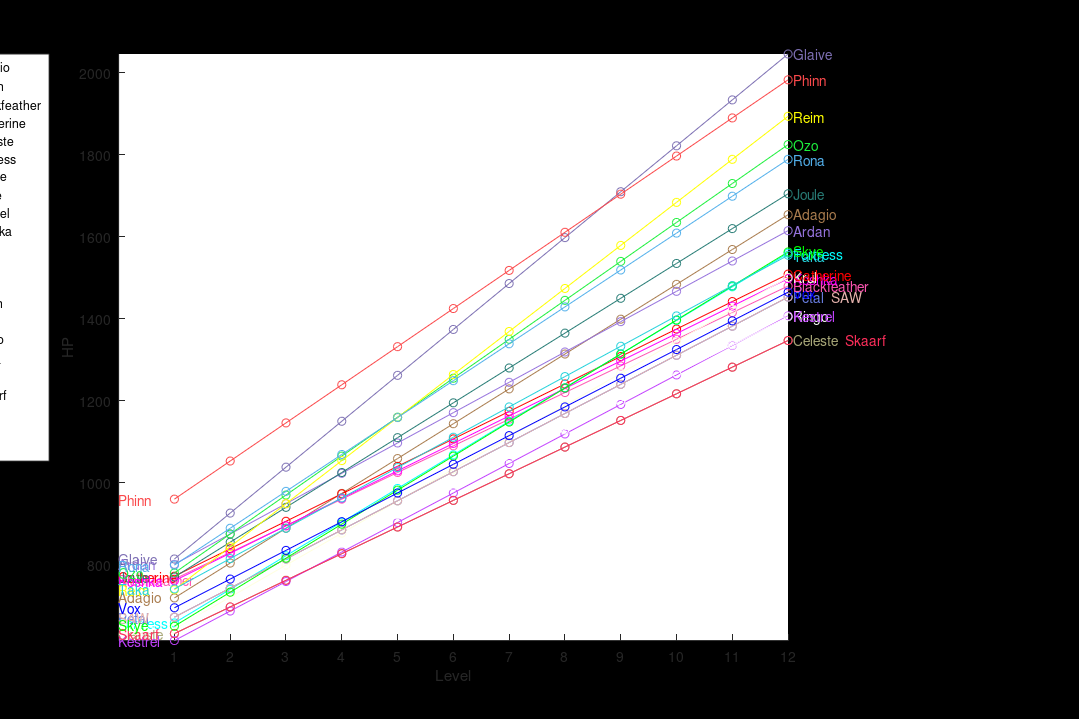
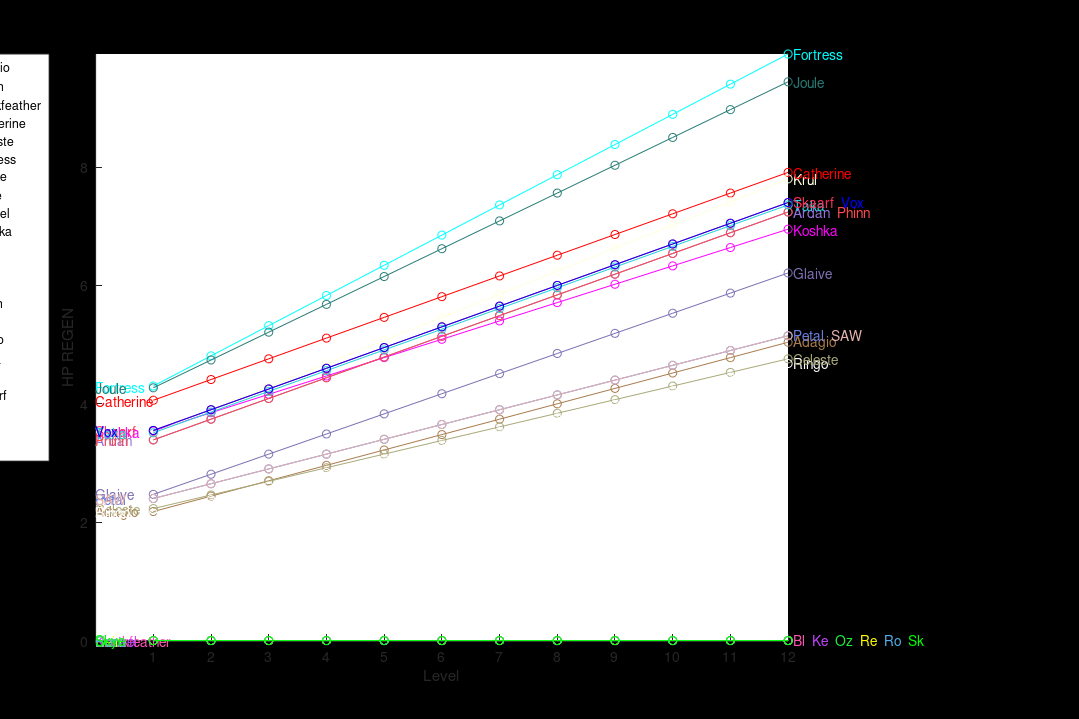
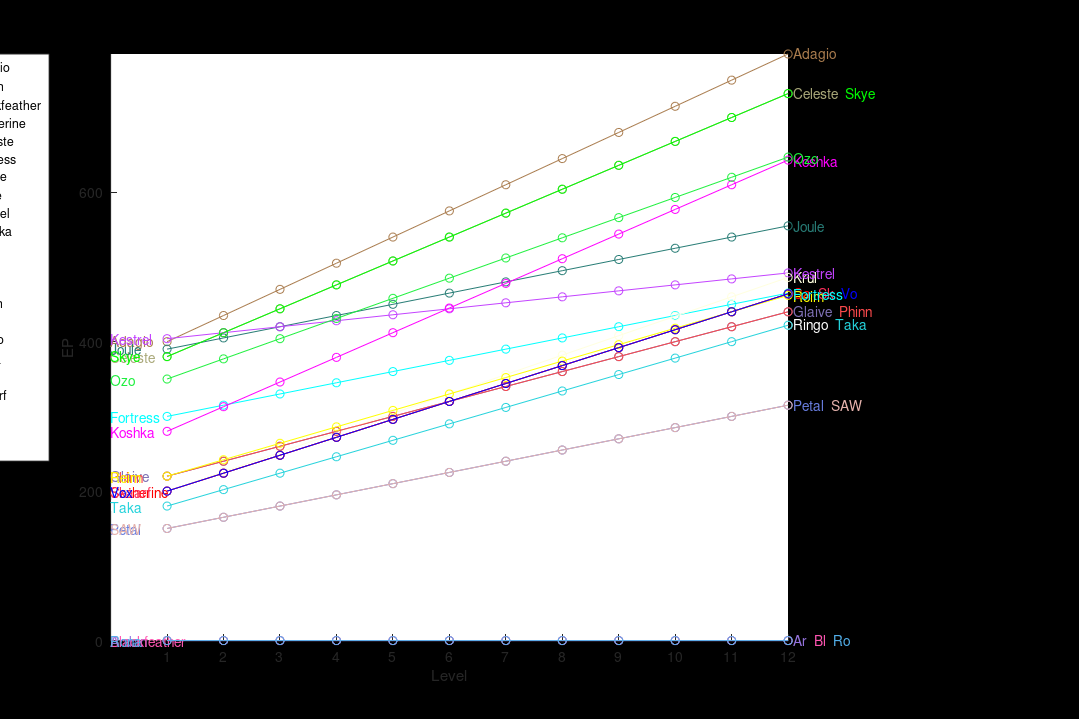
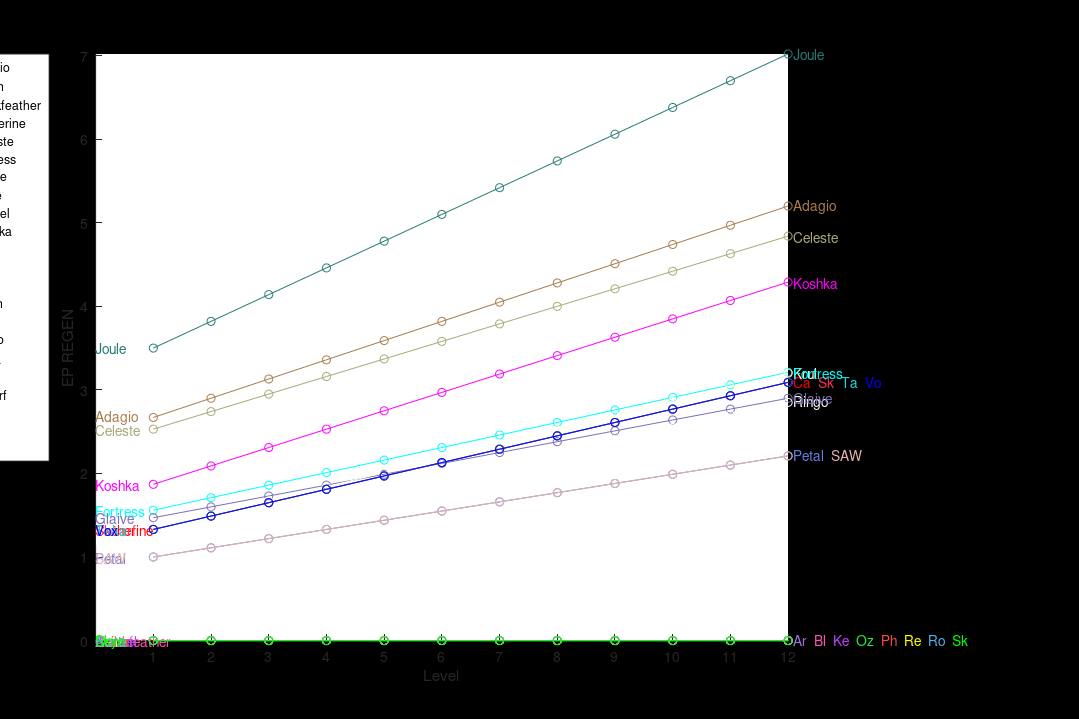

The MATLAB source for these figures, in order:
% Constants
VERSION = 1.15;
NUM_STATS = 10;
NUM_LEVELS = 12;
GRAPH_WIDTH = 1080;
GRAPH_HEIGHT = 720;
DELIM = ' ';

% Parse info
fid = fopen('HeroStats.txt', 'r');
names = {};
stats = double(zeros(1,NUM_STATS));
increments = double(zeros(1,NUM_STATS));
counter = 1;
while ~feof(fid)
   line = fgetl(fid);
   line = strsplit(line, DELIM);
   % save name
   names{counter} = line{1};
   % save stats and increments
   len = length(line);
   stats(counter,:) = str2double(line(2:2:len));
   increments(counter,:) = str2double(line(3:2:len));
   counter = counter + 1;
end
fclose(fid);

% Plot graphs
close all
titles = {'HP', 'HP REGEN', 'EP', 'EP REGEN', 'WEAPON DAMAGE', 'ATTACK SPEED', ...
    'ARMOR', 'SHIELD', 'ATTACK RANGE', 'MOVE SPEED'};
numHeroes = length(names);
numStats = length(stats(1,:));
% Randomly generate one color to represent each hero
% Since background will be black, slightly skew the random color generation
% and use a set of predefined colors to boost readability
predefinedColors = [1,0,0;0,1,0;0,0,1;1,1,0;0,1,1;1,0,1;1,1,1];
colors = min(0.1+rand(numHeroes,3),1);
predefColorAssignments = randperm(numHeroes);
colors(predefColorAssignments(1:length(predefinedColors)),:) = predefinedColors;

% Plot growable stats as line graphs
for i = 1:numStats-2
    fig = figure;
    whitebg(fig, 'k')
    set(fig, 'Position', [0 0 GRAPH_WIDTH GRAPH_HEIGHT]);
    set(gca, 'OuterPosition', [-0.075 0 0.9 1]) % move plot left in window
    title(['Vainglory ' num2str(VERSION) ' Hero ', titles{i}, ...
        ' Comparison Graph \fontsize{10}by k3tchup'], 'FontSize', 15)
    hold on
    minVal = inf;
    maxVal = -inf;
    maxes = zeros(numHeroes,1);
    sortedNames = {}; % a cell array of cell array of names
    for r = 1:numHeroes
        if increments(r,i) > 0
            progress = stats(r,i):increments(r,i):stats(r,i)+increments(r,i)*(NUM_LEVELS-1);
        else
            progress = stats(r,i)*ones(1,NUM_LEVELS);
        end
        minVal = min(minVal, progress(1));
        maxVal = max(maxVal, progress(NUM_LEVELS));
        maxes(r) = progress(NUM_LEVELS);
        % graphic commands
        plot(1:NUM_LEVELS, progress, '-o', 'Color', colors(r,:))
        text(0,progress(1),names{r}, 'Color', colors(r,:), 'FontSize', 10) % names at level 1
    end
    [sorted, idx] = sort(maxes);
    sortedNamesIdx = 0;
    sortedColors = colors(idx,:);
    duplicateIdx = [];
    newIdx = 1;
    % if three or more heroes have the same values at level 12, shorten their
    % display names
    for s = 1:numHeroes
        if newIdx == s
            % compute shouldShortenName
            newIdx = s+1; % index to next unique value in "sorted"
            while newIdx <= numHeroes && sorted(newIdx) == sorted(newIdx - 1)
                newIdx = newIdx + 1;
            end
            shouldShortenName = newIdx - s > 2; % if three or more heroes have same stats
        end
        if shouldShortenName
            name = names{idx(s)}(1:2);
        else
            name = names{idx(s)};
        end
        nameStr = ['{\color[rgb]{' num2str(sortedColors(s,:)) '}' name '}'];
        if s > 1 && sorted(s) == sorted(s-1)
            sortedNames{sortedNamesIdx} = [sortedNames{sortedNamesIdx} ', ' nameStr];
            duplicateIdx = [duplicateIdx s];
        else
            sortedNamesIdx = sortedNamesIdx + 1;
            sortedNames{sortedNamesIdx} = nameStr;
        end
    end
    sorted(duplicateIdx) = []; % dedupe
    for c = 1:length(sortedNames)
        text(NUM_LEVELS+0.1,sorted(c),sortedNames{c}, 'FontSize', 10) % names at level 12
    end
    % graphic commands
    axis([0 NUM_LEVELS minVal maxVal])
    xlabel('Level')
    ylabel(titles{i});
    l = legend(names);
    set(l,'location','northwestoutside');
    set(gca,'XTick',1:1:NUM_LEVELS)
    set(gcf,'PaperPositionMode','auto', 'InvertHardCopy', 'off');
    print(titles{i},'-dpng','-r100')
    hold off
end

% Plot the others as bar graphs
for j = numStats-1:numStats
    fig = figure;
    whitebg(fig, 'k')
    set(fig,'Position', [5 5 GRAPH_WIDTH GRAPH_HEIGHT]);
    title(['Vainglory ' num2str(VERSION) ' Hero ', titles{i}, ...
        ' Comparison Graph \fontsize{10}by k3tchup'], 'FontSize', 15)
    hold on
    maxVal = -inf;
    for r = 1:numHeroes
        value = stats(r,j);
        h = bar(r,value);
        set(h,'facecolor',colors(r,:))
        text(r-0.25,value+0.15,num2str(value), 'Color', colors(r,:))
        text(r-0.25,-0.15,names{r}, 'Color', colors(r,:))
        minVal = min(minVal, value);
        maxVal = max(maxVal, value);
    end
    axis([0 numHeroes+1 0 maxVal+0.5])
    ylabel(titles{j})
    set(gca,'XTick',[])
    set(gcf,'PaperPositionMode','auto', 'InvertHardCopy', 'off');
    print(titles{j},'-dpng','-r100')
    hold off
end